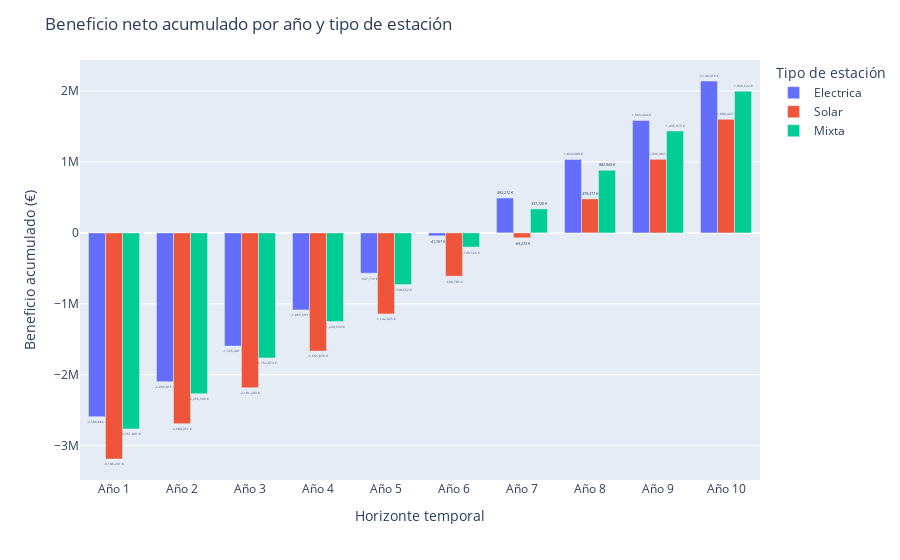

The cell this chart's notebook holds for it:
### Code cell
# ================================================================
# Barras agrupadas interactivas con hover (Plotly)
# ================================================================
registros = []
for tipo in TIPOS_ESTACION.keys():
    capex_neto = calcular_capex(tipo, df_estaciones)
    opex_mensual = calcular_opex_mensual(tipo, df_estaciones)
    ingresos_mes = ingresos_mensuales(MESES, GANANCIA_POR_VIAJE, viajes_diarios_totales,
                                      crecer=INGRESOS_CRECIENTE, tasa=TASA_CRECIMIENTO_INGRESOS_MENSUAL)
    opex_mes = serie_creciente_mensual(opex_mensual, MESES, TASA_CRECIMIENTO_OPEX_MENSUAL)

    # Beneficio mensual acumulado
    rentabilidad_acum = ingresos_mes.cumsum() - (capex_neto + opex_mes.cumsum())
    # Tomamos el valor al final de cada año
    for año in range(1, AÑOS+1):
        idx = año*12 - 1
        registros.append({
            "Año": f"Año {año}",
            "Tipo": tipo.capitalize(),
            "Beneficio": float(rentabilidad_acum[idx])
        })

df_bar = pd.DataFrame(registros)

# Crear gráfico interactivo
fig = px.bar(
    df_bar,
    x="Año",
    y="Beneficio",
    color="Tipo",
    barmode="group",
    text="Beneficio",  # muestra el valor encima de la barra
    labels={"Beneficio": "Beneficio acumulado (€)"}
)

# Formato de números con separador de miles
fig.update_traces(
    texttemplate="%{text:,.0f} €",
    textposition="outside",
    hovertemplate="Año: %{x}<br>Tipo: %{color}<br>Beneficio: %{y:,.0f} €<extra></extra>"
)

fig.update_layout(
    title="Beneficio neto acumulado por año y tipo de estación",
    yaxis_title="Beneficio acumulado (€)",
    xaxis_title="Horizonte temporal",
    legend_title="Tipo de estación",
    bargap=0.25
)

fig.show()

### Figure 1 — Plotly figure (JSON) as saved in the notebook; plotly's stock layout.template omitted (floating-point values rounded to 4 significant figures)
{"data": [{"alignmentgroup": "True", "hovertemplate": "Año: %{x}<br>Tipo: %{color}<br>Beneficio: %{y:,.0f} €<extra></extra>", "legendgroup": "Electrica", "marker": {"color": "#636efa", "pattern": {"shape": ""}}, "name": "Electrica", "offsetgroup": "Electrica", "orientation": "v", "showlegend": true, "text": [-2590000.0, -2097000.0, -1595000.0, -1086000.0, -567800.0, -41770.0, 492200.0, 1034000.0, 1583000.0, 2140000.0], "textposition": "outside", "texttemplate": "%{text:,.0f} €", "type": "bar", "x": ["Año 1", "Año 2", "Año 3", "Año 4", "Año 5", "Año 6", "Año 7", "Año 8", "Año 9", "Año 10"], "xaxis": "x", "y": [-2590000.0, -2097000.0, -1595000.0, -1086000.0, -567800.0, -41770.0, 492200.0, 1034000.0, 1583000.0, 2140000.0], "yaxis": "y"}, {"alignmentgroup": "True", "hovertemplate": "Año: %{x}<br>Tipo: %{color}<br>Beneficio: %{y:,.0f} €<extra></extra>", "legendgroup": "Solar", "marker": {"color": "#EF553B", "pattern": {"shape": ""}}, "name": "Solar", "offsetgroup": "Solar", "orientation": "v", "showlegend": true, "text": [-3186000.0, -2688000.0, -2181000.0, -1666000.0, -1142000.0, -609800.0, -69270.0, 479400.0, 1036000.0, 1600000.0], "textposition": "outside", "texttemplate": "%{text:,.0f} €", "type": "bar", "x": ["Año 1", "Año 2", "Año 3", "Año 4", "Año 5", "Año 6", "Año 7", "Año 8", "Año 9", "Año 10"], "xaxis": "x", "y": [-3186000.0, -2688000.0, -2181000.0, -1666000.0, -1142000.0, -609800.0, -69270.0, 479400.0, 1036000.0, 1600000.0], "yaxis": "y"}, {"alignmentgroup": "True", "hovertemplate": "Año: %{x}<br>Tipo: %{color}<br>Beneficio: %{y:,.0f} €<extra></extra>", "legendgroup": "Mixta", "marker": {"color": "#00cc96", "pattern": {"shape": ""}}, "name": "Mixta", "offsetgroup": "Mixta", "orientation": "v", "showlegend": true, "text": [-2762000.0, -2266000.0, -1762000.0, -1250000.0, -728700.0, -199500.0, 337700.0, 882900.0, 1436000.0, 1997000.0], "textposition": "outside", "texttemplate": "%{text:,.0f} €", "type": "bar", "x": ["Año 1", "Año 2", "Año 3", "Año 4", "Año 5", "Año 6", "Año 7", "Año 8", "Año 9", "Año 10"], "xaxis": "x", "y": [-2762000.0, -2266000.0, -1762000.0, -1250000.0, -728700.0, -199500.0, 337700.0, 882900.0, 1436000.0, 1997000.0], "yaxis": "y"}], "layout": {"bargap": 0.25, "barmode": "group", "legend": {"title": {"text": "Tipo de estación"}, "tracegroupgap": 0}, "margin": {"t": 60}, "title": {"text": "Beneficio neto acumulado por año y tipo de estación"}, "xaxis": {"anchor": "y", "domain": [0, 1], "title": {"text": "Horizonte temporal"}}, "yaxis": {"anchor": "x", "domain": [0, 1], "title": {"text": "Beneficio acumulado (€)"}}}}
